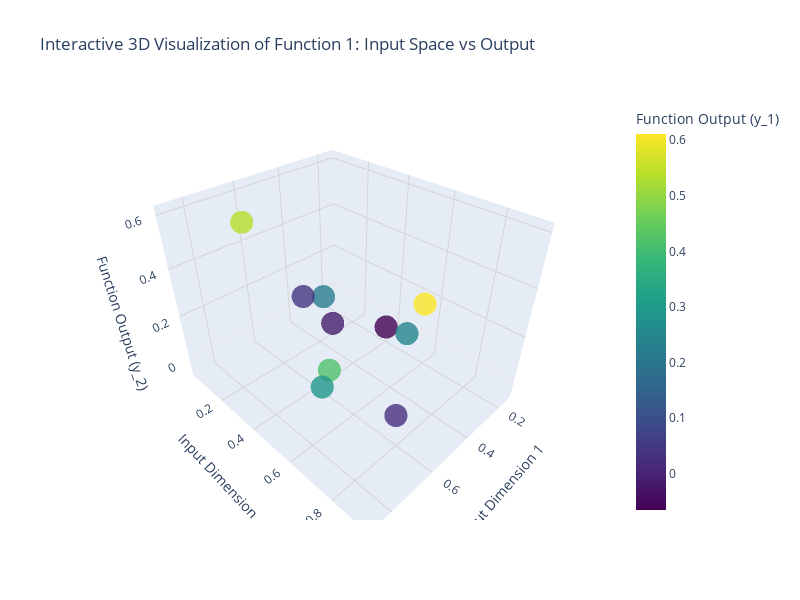

Write notebook code for a chart like this one.
### Code cell
# 3D Plot of Function 1: x_1 (inputs) vs y_1 (outputs)
from mpl_toolkits.mplot3d import Axes3D


# Create 3D figure
fig = plt.figure(figsize=(12, 8))
ax = fig.add_subplot(111, projection='3d')

# Extract x and y coordinates from x_1 (2D input)
x_coords = x_2[:, 0]  # First input dimension
y_coords = x_2[:, 1]  # Second input dimension
z_coords = y_2        # Output values


import plotly.graph_objects as go
import plotly.express as px

# Create interactive 3D scatter plot with Plotly
fig = go.Figure(data=[go.Scatter3d(
    x=x_coords,
    y=y_coords,
    z=z_coords,
    mode='markers',
    marker=dict(
        size=8,
        color=z_coords,
        colorscale='Viridis',
        opacity=0.8,
        colorbar=dict(title="Function Output (y_1)")
    ),
    text=[f'Point {i}<br>Input: ({x_coords[i]:.3f}, {y_coords[i]:.3f})<br>Output: {z_coords[i]:.3f}' 
          for i in range(len(x_coords))],
    hovertemplate='<b>%{text}</b><extra></extra>'
)])

fig.update_layout(
    title='Interactive 3D Visualization of Function 1: Input Space vs Output',
    scene=dict(
        xaxis_title='Input Dimension 1',
        yaxis_title='Input Dimension',
        zaxis_title='Function Output (y_2)',
        bgcolor='rgba(0,0,0,0)',
        xaxis=dict(showgrid=True, gridcolor='lightgray'),
        yaxis=dict(showgrid=True, gridcolor='lightgray'),
        zaxis=dict(showgrid=True, gridcolor='lightgray')
    ),
    width=800,
    height=600
)

fig.show()

### Figure 1 — Plotly figure (JSON) as saved in the notebook; plotly's stock layout.template omitted (floating-point values rounded to 4 significant figures)
{"data": [{"hovertemplate": "<b>%{text}</b><extra></extra>", "marker": {"color": [0.539, 0.4206, -0.06562, 0.294, 0.215, 0.02311, 0.2446, 0.03875, -0.01386, 0.6112], "colorbar": {"title": {"text": "Function Output (y_1)"}}, "colorscale": [[0, "#440154"], [0.1111, "#482878"], [0.2222, "#3e4989"], [0.3333, "#31688e"], [0.4444, "#26828e"], [0.5556, "#1f9e89"], [0.6667, "#35b779"], [0.7778, "#6ece58"], [0.8889, "#b5de2b"], [1, "#fde725"]], "opacity": 0.8, "size": 8}, "mode": "markers", "text": ["Point 0<br>Input: (0.666, 0.124)<br>Output: 0.539", "Point 1<br>Input: (0.878, 0.779)<br>Output: 0.421", "Point 2<br>Input: (0.143, 0.349)<br>Output: -0.066", "Point 3<br>Input: (0.845, 0.711)<br>Output: 0.294", "Point 4<br>Input: (0.455, 0.290)<br>Output: 0.215", "Point 5<br>Input: (0.578, 0.772)<br>Output: 0.023", "Point 6<br>Input: (0.438, 0.685)<br>Output: 0.245", "Point 7<br>Input: (0.342, 0.029)<br>Output: 0.039", "Point 8<br>Input: (0.339, 0.214)<br>Output: -0.014", "Point 9<br>Input: (0.703, 0.927)<br>Output: 0.611"], "type": "scatter3d", "x": [0.6658, 0.8778, 0.1427, 0.8453, 0.4546, 0.5777, 0.4382, 0.3417, 0.3386, 0.7026], "y": [0.124, 0.7786, 0.349, 0.7111, 0.2905, 0.772, 0.685, 0.0287, 0.2139, 0.9266], "z": [0.539, 0.4206, -0.06562, 0.294, 0.215, 0.02311, 0.2446, 0.03875, -0.01386, 0.6112]}], "layout": {"height": 600, "scene": {"bgcolor": "rgba(0,0,0,0)", "xaxis": {"gridcolor": "lightgray", "showgrid": true, "title": {"text": "Input Dimension 1"}}, "yaxis": {"gridcolor": "lightgray", "showgrid": true, "title": {"text": "Input Dimension"}}, "zaxis": {"gridcolor": "lightgray", "showgrid": true, "title": {"text": "Function Output (y_2)"}}}, "title": {"text": "Interactive 3D Visualization of Function 1: Input Space vs Output"}, "width": 800}}
